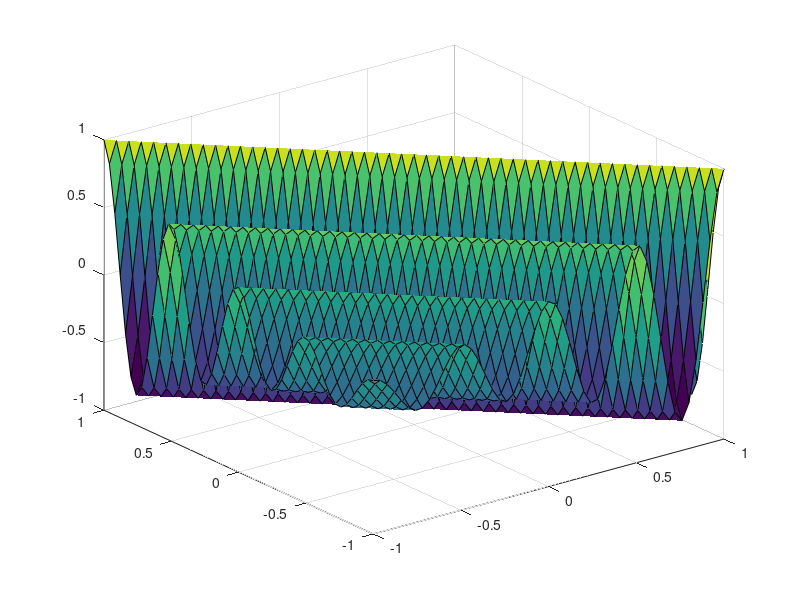

MATLAB code to generate this figure: (Note: this script raises an error after producing the figure.)
%%Exercicio 1%%
1:2:10;
-5:5;
linspace(-5,5,11);
matrizA=[[1,5,1-j];[4,j,-1]];
matrizA(end+1,:) = [1,2,4];
matrizA(:, end+1) = [4,2,1];
matrizB = matrizA(:, 2:2:end);





x=linspace(-2*pi,0,200);
Y= sin(x).*exp(1).^x;


plot(x,Y,"LineStyle",":","Color","r")
title("Grafico do Seno");
xlabel("X")
ylabel("Y")
axis([-8 0 -0.5 0.8])

%% Aula 2
% meshgrid(x,y) auxilia a criar matrizes de tamanho igual 
%Podemos usar a funcao mesh() ou surf() para fazer gradicos em 3d

%Podemos usar contour(x,y,f) ou pcolor() para termos um grafico isolinhas (visto de
%cima, um corte do surf)

x= linspace(-1,1,51);
y= linspace(-1,1,51);
[xx,yy] = meshgrid(x,y);
f= cos(4 * pi .* (xx+yy)) .* exp(-abs(xx+yy));
surf(x,y,f);
shadding interp;

%O shadding interp serve para adicionar sombras entre as linhas

